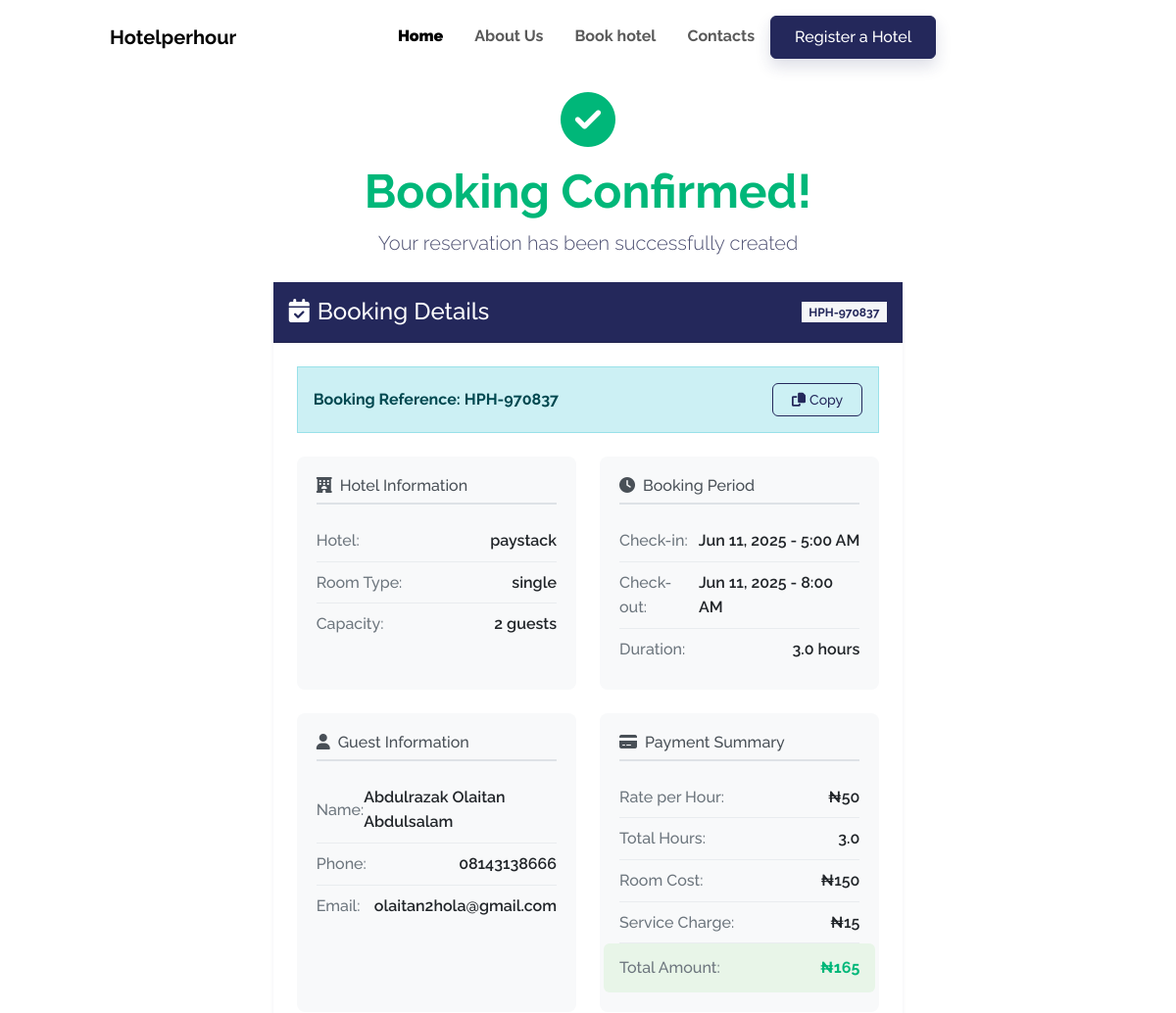
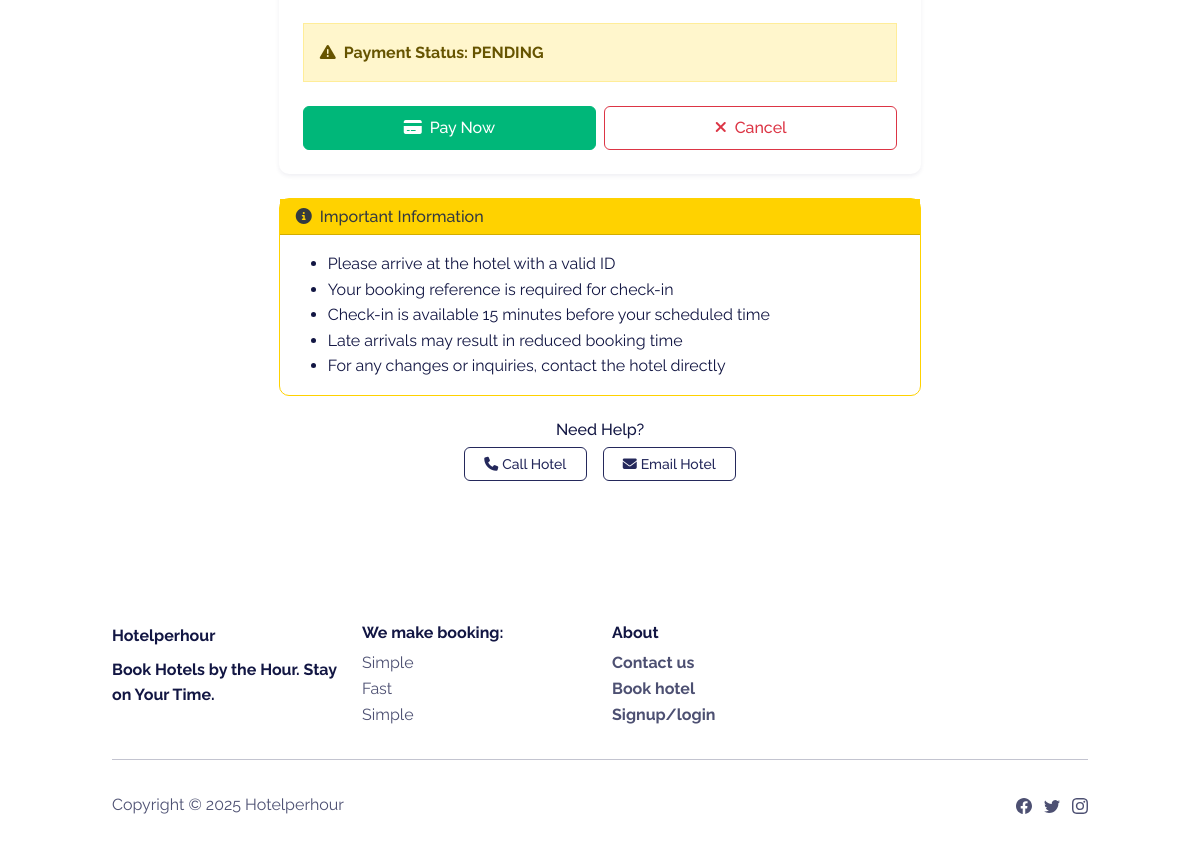
Screenshot of /bookings/confirmation/HPH-970837/ with the database file from the repository (2 pictures, top to bottom).
### bookings/models.py (models this page shows, shortened)
class Booking(models.Model):
    user = models.ForeignKey(CustomUser, on_delete=models.CASCADE, null=True, blank=True)
    room = models.ForeignKey(Room, on_delete=models.CASCADE)
    check_in = models.DateTimeField()
    check_out = models.DateTimeField()
    total_hours = models.FloatField()
    is_paid = models.BooleanField(default=False)
    payment_reference = models.CharField(max_length=100, blank=True, null=True)
    name = models.CharField(max_length=100)
    email = models.EmailField(max_length=100, blank=True, null=True)
    phone_number = models.CharField(max_length=15)
    created_at = models.DateTimeField(auto_now_add=True)
    booking_reference = models.CharField(max_length=10, unique=True, editable=False)
    total_price = models.DecimalField(max_digits=10, decimal_places=2, default=0.00)
    service_charge = models.DecimalField(max_digits=10, decimal_places=2, default=0.00)
    total_amount = models.DecimalField(max_digits=10, decimal_places=2, default=0.00)
    extras = models.ManyToManyField(ExtraService, blank=True)

### hotels/models.py (models this page shows, shortened)
class Room(models.Model):
    hotel = models.ForeignKey(Hotel, on_delete=models.CASCADE, related_name='rooms')
    room_type = models.CharField(max_length=100)
    price_per_hour = models.DecimalField(max_digits=10, decimal_places=2, validators=[MinValueValidator(0)])
    image = models.ImageField(upload_to='rooms/images/', null=True, blank=True, default='images/default_room.jpg')
    description = models.TextField()
    capacity = models.IntegerField()
    is_available = models.BooleanField(default=True)

class Hotel(models.Model):
    name = models.CharField(max_length=255)
    owner = models.ForeignKey(CustomUser, on_delete=models.CASCADE)
    address = models.CharField(max_length=255)
    hotel_phone = models.CharField(max_length=20, null=True, blank=True)
    hotel_email = models.EmailField(max_length=255, null=True, blank=True)
    description = models.TextField()
    image = models.ImageField(upload_to='hotels/images/', null=True, blank=True, default='images/default_hotel.jpg')
    latitude = models.FloatField(null=True, blank=True)
    longitude = models.FloatField(null=True, blank=True)
    is_approved = models.BooleanField(default=False)
    created_at = models.DateTimeField(auto_now_add=True)
    slug = models.SlugField(unique=True, blank=True)

### bookings/views.py (the view)
# urls.py: path('confirmation/<str:booking_reference>/', views.booking_confirmation, name='booking_confirmation'),
def booking_confirmation(request, booking_reference):
    booking = get_object_or_404(Booking, booking_reference=booking_reference)
    extras_cost = sum(extra.price for extra in booking.extras.all())
    context = {
        'booking': booking,
        'extras_cost': extras_cost,
    }
    return render(request, 'bookings/confirmation.html', context)

### templates/bookings/confirmation.html (shortened to what this page needs)
{% extends 'base2.html' %}
{% load static %}
{% block content %}
<div class="container py-4">
    <div class="row justify-content-center">
        <div class="col-lg-8 col-md-10">
            <div class="text-center mb-4">
                <div class="success-icon mb-3">
                    <i class="fas fa-check-circle text-success"></i>
                </div>
                <h1 class="display-5 fw-bold text-success mb-2">Booking Confirmed!</h1>
                <p class="lead text-muted">Your reservation has been successfully created</p>
            </div>
            <div class="card shadow-sm border-0 mb-4">
                <div class="card-header bg-primary text-white py-3">
                    <div class="d-flex justify-content-between align-items-center">
                        <h4 class="mb-0"><i class="fas fa-calendar-check me-2"></i>Booking Details</h4>
                        <span class="badge bg-light text-primary">{{ booking.booking_reference }}</span>
                    </div>
                </div>
                <div class="card-body p-4">
                    <div class="alert alert-info d-flex justify-content-between align-items-center mb-4">
                        <div>
                            <strong>Booking Reference:</strong>
                            <span class="fw-bold">{{ booking.booking_reference }}</span>
                        </div>
                        <button class="btn btn-sm btn-outline-primary" onclick="copyToClipboard('{{ booking.booking_reference }}')">
                            <i class="fas fa-copy me-1"></i>Copy
                        </button>
                    </div>
                    <div class="row mb-4">
                        <div class="col-md-6">
                            <div class="info-section">
                                <h6 class="section-title"><i class="fas fa-hotel me-2"></i>Hotel Information</h6>
                                <div class="info-item">
                                    <span class="label">Hotel:</span>
                                    <span class="value">{{ booking.room.hotel.name }}</span>
                                </div>
                                <div class="info-item">
                                    <span class="label">Room Type:</span>
                                    <span class="value">{{ booking.room.room_type }}</span>
                                </div>
                                <div class="info-item">
                                    <span class="label">Capacity:</span>
                                    <span class="value">{{ booking.room.capacity }} guest{{ booking.room.capacity|pluralize }}</span>
                                </div>
                            </div>
                        </div>
                        <div class="col-md-6">
                            <div class="info-section">
                                <h6 class="section-title"><i class="fas fa-clock me-2"></i>Booking Period</h6>
                                <div class="info-item">
                                    <span class="label">Check-in:</span>
                                    <span class="value">{{ booking.check_in|date:"M d, Y - g:i A" }}</span>
                                </div>
                                <div class="info-item">
                                    <span class="label">Check-out:</span>
                                    <span class="value">{{ booking.check_out|date:"M d, Y - g:i A" }}</span>
                                </div>
                                <div class="info-item">
                                    <span class="label">Duration:</span>
                                    <span class="value">{{ booking.total_hours }} hour{{ booking.total_hours|pluralize }}</span>
                                </div>
                            </div>
                        </div>
                    </div>
                    <div class="row mb-4">
                        <div class="col-md-6">
                            <div class="info-section">
                                <h6 class="section-title"><i class="fas fa-user me-2"></i>Guest Information</h6>
                                <div class="info-item">
                                    <span class="label">Name:</span>
                                    <span class="value">{{ booking.name }}</span>
                                </div>
                                <div class="info-item">
                                    <span class="label">Phone:</span>
                                    <span class="value">{{ booking.phone_number }}</span>
                                </div>
                                <div class="info-item">
                                    <span class="label">Email:</span>
                                    <span class="value">{{ booking.email }}</span>
                                </div>
                            </div>
                        </div>
                        <div class="col-md-6">
                            <div class="info-section">
                                <h6 class="section-title"><i class="fas fa-credit-card me-2"></i>Payment Summary</h6>
                                <div class="info-item">
                                    <span class="label">Rate per Hour:</span>
                                    <span class="value">₦{{ booking.room.price_per_hour|floatformat:0 }}</span>
                                </div>
                                <div class="info-item">
                                    <span class="label">Total Hours:</span>
                                    <span class="value">{{ booking.total_hours }}</span>
                                </div>
                                <div class="info-item">
                                    <span class="label">Room Cost:</span>
                                    <span class="value">₦{{ booking.total_price|floatformat:0 }}</span>
                                </div>
                                <div class="info-item">
                                    <span class="label">Service Charge:</span>
                                    <span class="value">₦{{ booking.service_charge|floatformat:0 }}</span>
                                </div>
                                <div class="info-item total-price">
                                    <span class="label">Total Amount:</span>
                                    <span class="value text-success fw-bold">₦{{ booking.total_amount|floatformat:0 }}</span>
                                </div>
                            </div>
                        </div>
                    </div>
                    <div class="payment-status mb-4">
                        {% if booking.is_paid %}
                            <div class="alert alert-success d-flex align-items-center">
                                <i class="fas fa-check-circle me-2"></i>
                                <strong>Payment Status: PAID</strong>
                            </div>
                        {% else %}
                            <div class="alert alert-warning d-flex align-items-center">
                                <i class="fas fa-exclamation-triangle me-2"></i>
                                <strong>Payment Status: PENDING</strong>
                            </div>
                        {% endif %}
                    </div>
                    <div class="action-buttons">
                        {% if not booking.is_paid %}
                            <div class="row g-2">
                                <div class="col-md-6">
                                    <a href="{% url 'initiate_payment' booking_reference=booking.booking_reference %}" class="btn btn-success w-100">
                                        <i class="fas fa-credit-card me-2"></i>Pay Now
                                    </a>
                                </div>
                                <div class="col-md-6">
                                    <a href="{% url 'cancel_booking' booking_reference=booking.booking_reference %}" class="btn btn-outline-danger w-100">
                                        <i class="fas fa-times me-2"></i>Cancel
                                    </a>
                                </div>
                            </div>
                        {% endif %}
                    </div>
                </div>
            </div>
            <div class="card border-warning">
                <div class="card-header bg-warning text-dark">
                    <h6 class="mb-0"><i class="fas fa-info-circle me-2"></i>Important Information</h6>
                </div>
                <div class="card-body">
                    <ul class="mb-0">
                        <li>Please arrive at the hotel with a valid ID</li>
                        <li>Your booking reference is required for check-in</li>
                        <li>Check-in is available 15 minutes before your scheduled time</li>
                        <li>Late arrivals may result in reduced booking time</li>
                        <li>For any changes or inquiries, contact the hotel directly</li>
                    </ul>
                </div>
            </div>
            {% if booking.room.hotel.hotel_phone or booking.room.hotel.hotel_email %}
            <div class="text-center mt-4">
                <h6>Need Help?</h6>
                <div class="d-flex justify-content-center gap-3">
                    {% if booking.room.hotel.hotel_phone %}
                    <a href="tel:{{ booking.room.hotel.hotel_phone }}" class="btn btn-outline-primary btn-sm">
                        <i class="fas fa-phone me-1"></i>Call Hotel
                    </a>
                    {% endif %}
                    {% if booking.room.hotel.hotel_email %}
                    <a href="mailto:{{ booking.room.hotel.hotel_email }}" class="btn btn-outline-primary btn-sm">
                        <i class="fas fa-envelope me-1"></i>Email Hotel
                    </a>
                    {% endif %}
                </div>
            </div>
            {% endif %}
        </div>
    </div>
</div>
<link rel="stylesheet" href="https://cdnjs.cloudflare.com/ajax/libs/font-awesome/6.4.0/css/all.min.css">
{% endblock %}

### templates/base2.html (style rules this page uses)
body { padding-top: 70px; }

### templates/bookings/confirmation.html (style rules this page uses)
.success-icon i { font-size: 3.5rem; }
.info-section { background: #f8f9fa; padding: 1.25rem; border-radius: 8px; height: 100%; }
.section-title { color: #495057; border-bottom: 2px solid #dee2e6; padding-bottom: 0.5rem; margin-bottom: 1rem; }
.info-item { display: flex; justify-content: space-between; align-items: center; padding: 0.5rem 0; border-bottom: 1px solid #e9ecef; }
.info-item:last-child { border-bottom: none; }
.info-item .label { font-weight: 500; color: #6c757d; }
.info-item .value { font-weight: 600; color: #212529; }
.total-price { background: #e8f5e8; margin: 0 -1rem; padding: 0.75rem 1rem !important; border-radius: 6px; border: none !important; }
.card { border-radius: 10px; }
.btn { border-radius: 6px; font-weight: 500; }

### rows the page displays
Booking: booking_reference "HPH-970837", room.hotel.name "paystack", room.room_type "single", room.capacity "2", check_in "Jun 11, 2025 - 5:00 AM", check_out "Jun 11, 2025 - 8:00 AM", total_hours "3.0", name "Abdulrazak Olaitan Abdulsalam", phone_number "08143138666", email "olaitan2hola@gmail.com", room.price_per_hour "50", total_price "150", service_charge "15", total_amount "165"
